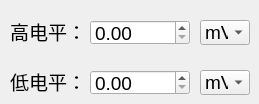
                      <widget class="QWidget" name="tab_ch1_square_vol_hlvol">
                       <attribute name="title">
                        <string>高-低电平</string>
                       </attribute>
                       <widget class="QLabel" name="label_vol_5">
                        <property name="geometry">
                         <rect>
                          <x>10</x>
                          <y>20</y>
                          <width>76</width>
                          <height>22</height>
                         </rect>
                        </property>
                        <property name="font">
                         <font>
                          <family>Arial</family>
                          <pointsize>14</pointsize>
                         </font>
                        </property>
                        <property name="text">
                         <string>高电平：</string>
                        </property>
                       </widget>
                       <widget class="QDoubleSpinBox" name="doubleSpinBox_ch1_square_vol_hlvol_hpara">
                        <property name="geometry">
                         <rect>
                          <x>90</x>
                          <y>20</y>
                          <width>100</width>
                          <height>25</height>
                         </rect>
                        </property>
                        <property name="minimumSize">
                         <size>
                          <width>100</width>
                          <height>0</height>
                         </size>
                        </property>
                        <property name="maximumSize">
                         <size>
                          <width>100</width>
                          <height>16777215</height>
                         </size>
                        </property>
                        <property name="font">
                         <font>
                          <pointsize>14</pointsize>
                         </font>
                        </property>
                        <property name="minimum">
                         <double>0.000000000000000</double>
                        </property>
                       </widget>
                       <widget class="QComboBox" name="comboBox_ch1_square_vol_hlvol_hunit">
                        <property name="geometry">
                         <rect>
                          <x>200</x>
                          <y>20</y>
                          <width>50</width>
                          <height>25</height>
                         </rect>
                        </property>
                        <property name="minimumSize">
                         <size>
                          <width>50</width>
                          <height>0</height>
                         </size>
                        </property>
                        <property name="maximumSize">
                         <size>
                          <width>50</width>
                          <height>16777215</height>
                         </size>
                        </property>
                        <property name="font">
                         <font>
                          <pointsize>14</pointsize>
                         </font>
                        </property>
                        <item>
                         <property name="text">
                          <string>mV</string>
                         </property>
                        </item>
                        <item>
                         <property name="text">
                          <string>V</string>
                         </property>
                        </item>
                       </widget>
                       <widget class="QLabel" name="label_vol_6">
                        <property name="geometry">
                         <rect>
                          <x>10</x>
                          <y>70</y>
                          <width>76</width>
                          <height>22</height>
                         </rect>
                        </property>
                        <property name="font">
                         <font>
                          <family>Arial</family>
                          <pointsize>14</pointsize>
                         </font>
                        </property>
                        <property name="text">
                         <string>低电平：</string>
                        </property>
                       </widget>
                       <widget class="QDoubleSpinBox" name="doubleSpinBox_ch1_square_vol_hlvol_lpara">
                        <property name="geometry">
                         <rect>
                          <x>90</x>
                          <y>70</y>
                          <width>100</width>
                          <height>25</height>
                         </rect>
                        </property>
                        <property name="minimumSize">
                         <size>
                          <width>100</width>
                          <height>0</height>
                         </size>
                        </property>
                        <property name="maximumSize">
                         <size>
                          <width>100</width>
                          <height>16777215</height>
                         </size>
                        </property>
                        <property name="font">
                         <font>
                          <pointsize>14</pointsize>
                         </font>
                        </property>
                       </widget>
                       <widget class="QComboBox" name="comboBox_ch1_square_vol_hlvol_lunit">
                        <property name="geometry">
                         <rect>
                          <x>200</x>
                          <y>70</y>
                          <width>50</width>
                          <height>25</height>
                         </rect>
                        </property>
                        <property name="minimumSize">
                         <size>
                          <width>50</width>
                          <height>0</height>
                         </size>
                        </property>
                        <property name="maximumSize">
                         <size>
                          <width>50</width>
                          <height>16777215</height>
                         </size>
                        </property>
                        <property name="font">
                         <font>
                          <pointsize>14</pointsize>
                         </font>
                        </property>
                        <item>
                         <property name="text">
                          <string>mV</string>
                         </property>
                        </item>
                        <item>
                         <property name="text">
                          <string>V</string>
                         </property>
                        </item>
                       </widget>
                      </widget>
